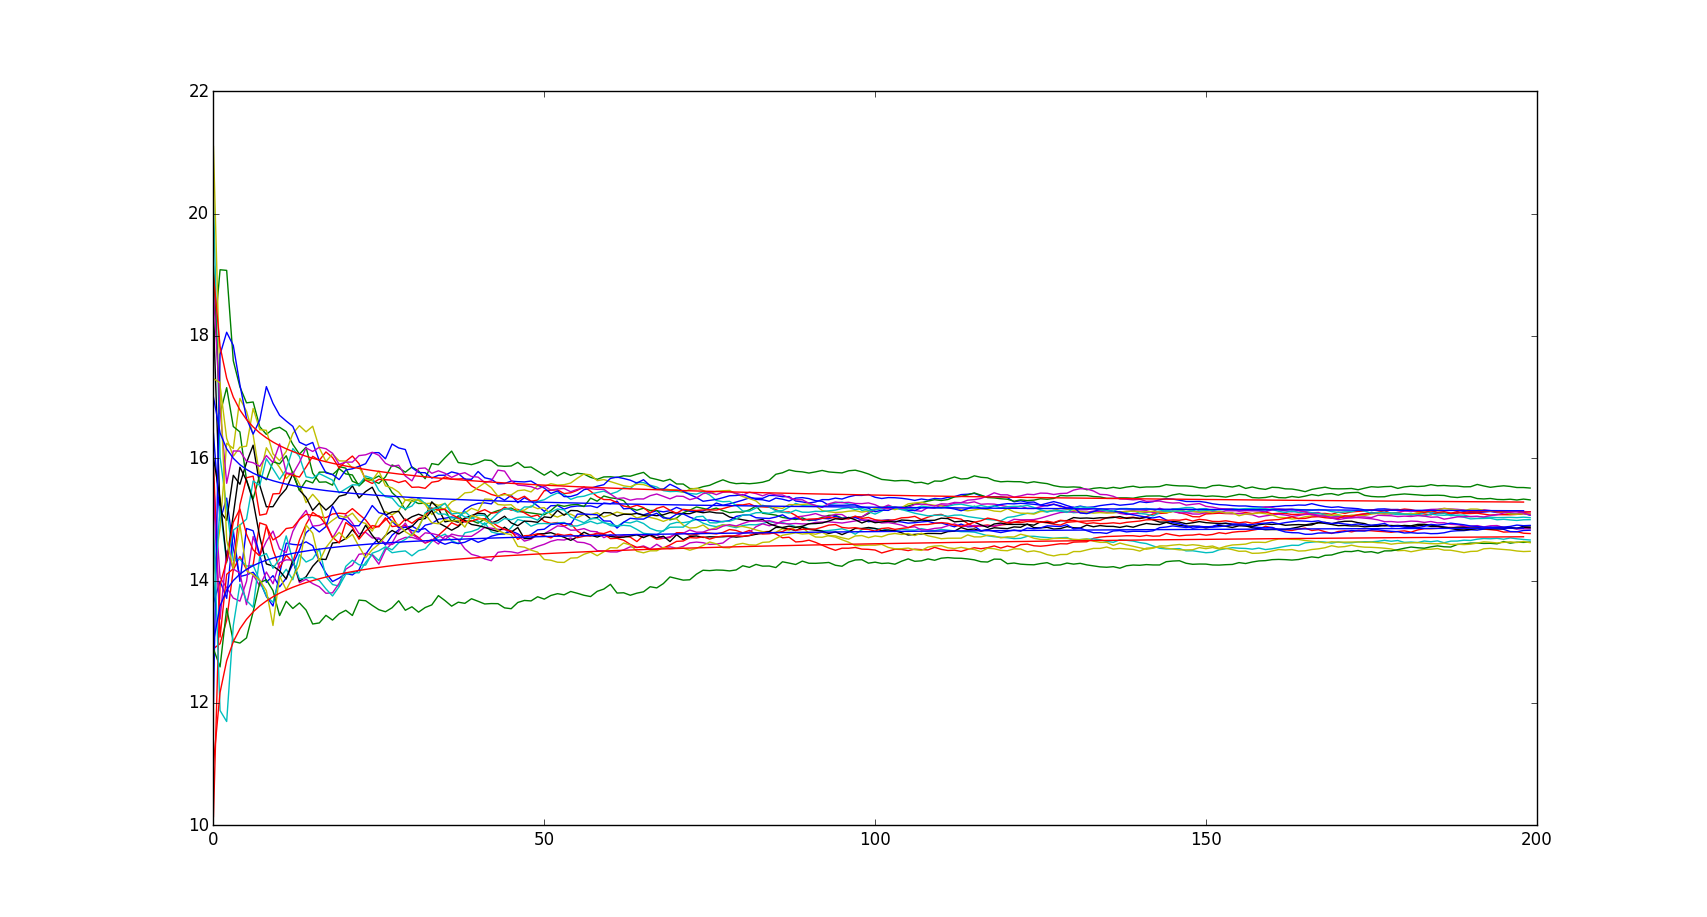

The Python source for this figure:
"""

Estimating means from experimental data
This one is done

"""

import numpy
import math
from pylab import *
import matplotlib.pyplot as plt


def part_one():
    y = normal(25,3,20)
    z = normal(15,2,200)
    """ 
    print(y)
    count = 0
    for i in y:
        if 28 > i > 22:
            count +=1        
    print(count)
    """
    plot(z)
    show()

#part_one()

def part_two():
    
    for i in range(20):
        z = normal(15,3,200)
        zm = cumsum(z)/(arange(z.size) + 1)

        plot(zm)

    n = arange(1,200)
    su = 15+2/sqrt(n)
    sl = 15-2/sqrt(n)
    plot(su, 'b')
    plot(sl, 'b')
    su = 15+4/sqrt(n)
    sl = 15-4/sqrt(n)
    plot(su,'r')
    plot(sl,'r')
    
    show()
    
    return    

part_two()
